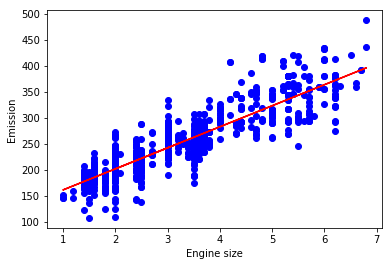

Here is the Python script that generated this plot:
# -*- coding: utf-8 -*-
"""
Created on Wed Nov  7 20:40:04 2018

@author: AGBENYA Koffi Moïse

We download a dataset that is related to fuel consumption and Carbon dioxide emission of cars.
Then, we split our data into training and test sets, create a model using training set, 
Evaluate your model using test set, and finally use model to predict unknown value.

The dataset contains model-specific fuel consumption ratings and estimated carbon dioxide 
emissions for new light-duty vehicles for retail sale in Canada.

The dataset source is :
https://open.canada.ca/data/en/dataset/98f1a129-f628-4ce4-b24d-6f16bf24dd64

Datasets provide model-specific fuel consumption ratings and estimated carbon dioxide 
emissions for new light-duty vehicles for retail sale in Canada.

To help you compare vehicles from different model years, the fuel consumption ratings for 1995
to 2014 vehicles have been adjusted to reflect the improved testing that is more representative 
of everyday driving. Note that these are approximate values that were generated from the original 
ratings, not from vehicle testing.


"""

import matplotlib.pyplot as plt
import pandas as pd
import numpy as np


path = "https://s3-api.us-geo.objectstorage.softlayer.net/cf-courses-data/CognitiveClass/ML0101ENv3/labs/FuelConsumptionCo2.csv"

df = pd.read_csv(path)

#Let's have a descriptive exploration on our data
print(df.describe())

cdf = df[['ENGINESIZE','CYLINDERS','FUELCONSUMPTION_COMB','CO2EMISSIONS']]

# We can plot each of these features
viz = cdf[['CYLINDERS','ENGINESIZE','CO2EMISSIONS','FUELCONSUMPTION_COMB']]
viz.hist()

#Now, lets plot each of these features vs the Emission, to see how linear is their relation:

#Fuel comsumption vs co2 emissions
plt.scatter(cdf.FUELCONSUMPTION_COMB, cdf.CO2EMISSIONS,  color='blue')
plt.xlabel("FUELCONSUMPTION_COMB")
plt.ylabel("Emission")
plt.show()


#Engine size vs co2 emissions
plt.scatter(cdf.ENGINESIZE, cdf.CO2EMISSIONS,  color='blue')
plt.xlabel("Engine size")
plt.ylabel("Emission")
plt.show()


#plot CYLINDER vs the Emission, to see how linear is their relation:
plt.scatter(cdf.CYLINDERS, cdf.CO2EMISSIONS, color='red')
plt.xlabel("Cylinders")
plt.ylabel("Emission")
plt.show()

#Creating train and test dataset
#Train/Test Split involves splitting the dataset into training and testing sets respectively, 
#which are mutually exclusive. After which, you train with the training set and test with the 
#testing set. This will provide a more accurate evaluation on out-of-sample accuracy because 
#the testing dataset is not part of the dataset that have been used to train the data. It is 
#more realistic for real world problems.
#This means that we know the outcome of each data point in this dataset, making it great to 
#test with! And since this data has not been used to train the model, the model has no knowledge 
#of the outcome of these data points. So, in essence, it is truly an out-of-sample testing.

msk = np.random.rand(len(df)) < 0.8
train = cdf[msk]
test = cdf[~msk]

#Linear Regression fits a linear model with coefficients B = (B1, ..., Bn) to minimize the 
#'residual sum of squares' between the independent x in the dataset, and the dependent y by 
#the linear approximation.

plt.scatter(train.ENGINESIZE, train.CO2EMISSIONS,  color='blue')
plt.xlabel("Engine size")
plt.ylabel("Emission")
plt.show()

#Using sklearn package to model data.


from sklearn import linear_model
regr = linear_model.LinearRegression()
train_x = np.asanyarray(train[['ENGINESIZE']])
train_y = np.asanyarray(train[['CO2EMISSIONS']])
regr.fit (train_x, train_y)
# The coefficients
print ('Coefficients: ', regr.coef_)
print ('Intercept: ',regr.intercept_)

#Coefficient and Intercept in the simple linear regression, are the parameters of the fit line. 
#Given that it is a simple linear regression, with only 2 parameters, and knowing that the 
#parameters are the intercept and slope of the line, sklearn can estimate them directly from our 
#data

#we can plot the fit line over the data:
plt.scatter(train.ENGINESIZE, train.CO2EMISSIONS,  color='blue')
plt.plot(train_x, regr.coef_[0][0]*train_x + regr.intercept_[0], '-r')
plt.xlabel("Engine size")
plt.ylabel("Emission")

#we compare the actual values and predicted values to calculate the accuracy of a regression model. 
#Evaluation metrics provide a key role in the development of a model, as it provides insight to 
#areas that require improvement.

#There are different model evaluation metrics, lets use MSE here to calculate the accuracy of our 
#model based on the test set:

#- Mean absolute error: It is the mean of the absolute value of the errors. This is the easiest of 
#the metrics to understand since it’s just average error.
#- Mean Squared Error (MSE): Mean Squared Error (MSE) is the mean of the squared error. It’s more 
#popular than Mean absolute error because the focus is geared more towards large errors. This is 
#due to the squared term exponentially increasing larger errors in comparison to smaller ones.
#- Root Mean Squared Error (RMSE).
#- R-squared is not error, but is a popular metric for accuracy of your model. It represents how 
#close the data are to the fitted regression line. The higher the R-squared, the better the model 
#fits your data. Best possible score is 1.0 and it can be negative (because the model can be 
#arbitrarily worse).

from sklearn.metrics import r2_score

test_x = np.asanyarray(test[['ENGINESIZE']])
test_y = np.asanyarray(test[['CO2EMISSIONS']])
test_y_ = regr.predict(test_x)

print("Mean absolute error: %.2f" % np.mean(np.absolute(test_y_ - test_y)))
print("Residual sum of squares (MSE): %.2f" % np.mean((test_y_ - test_y) ** 2))
print("R2-score: %.2f" % r2_score(test_y_ , test_y) )
